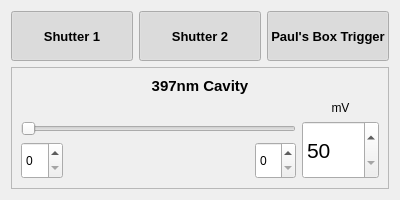
<?xml version="1.0" encoding="UTF-8"?>
<ui version="4.0">
 <class>Form</class>
 <widget class="QWidget" name="Form">
  <property name="geometry">
   <rect>
    <x>0</x>
    <y>0</y>
    <width>400</width>
    <height>200</height>
   </rect>
  </property>
  <property name="maximumSize">
   <size>
    <width>400</width>
    <height>200</height>
   </size>
  </property>
  <property name="windowTitle">
   <string>Form</string>
  </property>
  <layout class="QVBoxLayout" name="verticalLayout" stretch="1,2">
   <item>
    <layout class="QHBoxLayout" name="horizontalLayout">
     <item>
      <widget class="QPushButton" name="shutterOne">
       <property name="sizePolicy">
        <sizepolicy hsizetype="Preferred" vsizetype="Preferred">
         <horstretch>0</horstretch>
         <verstretch>0</verstretch>
        </sizepolicy>
       </property>
       <property name="maximumSize">
        <size>
         <width>16777215</width>
         <height>50</height>
        </size>
       </property>
       <property name="font">
        <font>
         <pointsize>10</pointsize>
         <weight>75</weight>
         <bold>true</bold>
        </font>
       </property>
       <property name="autoFillBackground">
        <bool>true</bool>
       </property>
       <property name="text">
        <string>Shutter 1</string>
       </property>
       <property name="checkable">
        <bool>true</bool>
       </property>
       <property name="checked">
        <bool>true</bool>
       </property>
       <property name="autoDefault">
        <bool>false</bool>
       </property>
       <property name="default">
        <bool>false</bool>
       </property>
       <property name="flat">
        <bool>false</bool>
       </property>
      </widget>
     </item>
     <item>
      <widget class="QPushButton" name="shutterTwo">
       <property name="sizePolicy">
        <sizepolicy hsizetype="Preferred" vsizetype="Preferred">
         <horstretch>0</horstretch>
         <verstretch>0</verstretch>
        </sizepolicy>
       </property>
       <property name="minimumSize">
        <size>
         <width>0</width>
         <height>0</height>
        </size>
       </property>
       <property name="maximumSize">
        <size>
         <width>16777215</width>
         <height>50</height>
        </size>
       </property>
       <property name="font">
        <font>
         <pointsize>10</pointsize>
         <weight>75</weight>
         <bold>true</bold>
        </font>
       </property>
       <property name="autoFillBackground">
        <bool>true</bool>
       </property>
       <property name="text">
        <string>Shutter 2</string>
       </property>
       <property name="checkable">
        <bool>true</bool>
       </property>
       <property name="checked">
        <bool>true</bool>
       </property>
       <property name="autoDefault">
        <bool>false</bool>
       </property>
       <property name="default">
        <bool>false</bool>
       </property>
       <property name="flat">
        <bool>false</bool>
       </property>
      </widget>
     </item>
     <item>
      <widget class="QPushButton" name="shutterThree">
       <property name="sizePolicy">
        <sizepolicy hsizetype="Preferred" vsizetype="Preferred">
         <horstretch>0</horstretch>
         <verstretch>0</verstretch>
        </sizepolicy>
       </property>
       <property name="minimumSize">
        <size>
         <width>0</width>
         <height>0</height>
        </size>
       </property>
       <property name="maximumSize">
        <size>
         <width>16777215</width>
         <height>50</height>
        </size>
       </property>
       <property name="font">
        <font>
         <pointsize>10</pointsize>
         <weight>75</weight>
         <bold>true</bold>
        </font>
       </property>
       <property name="autoFillBackground">
        <bool>true</bool>
       </property>
       <property name="text">
        <string>Paul's Box Trigger</string>
       </property>
       <property name="checkable">
        <bool>true</bool>
       </property>
       <property name="checked">
        <bool>true</bool>
       </property>
       <property name="autoDefault">
        <bool>false</bool>
       </property>
       <property name="default">
        <bool>false</bool>
       </property>
       <property name="flat">
        <bool>false</bool>
       </property>
      </widget>
     </item>
    </layout>
   </item>
   <item>
    <widget class="QFrame" name="frame_2">
     <property name="maximumSize">
      <size>
       <width>521</width>
       <height>143</height>
      </size>
     </property>
     <property name="frameShape">
      <enum>QFrame::StyledPanel</enum>
     </property>
     <property name="frameShadow">
      <enum>QFrame::Sunken</enum>
     </property>
     <layout class="QVBoxLayout" name="verticalLayout_3">
      <item>
       <layout class="QGridLayout" name="gridLayout_2" rowstretch="0,0,0,1">
        <property name="sizeConstraint">
         <enum>QLayout::SetDefaultConstraint</enum>
        </property>
        <item row="2" column="0" colspan="3">
         <widget class="QSlider" name="intensity397Slider">
          <property name="sizePolicy">
           <sizepolicy hsizetype="Preferred" vsizetype="Minimum">
            <horstretch>0</horstretch>
            <verstretch>0</verstretch>
           </sizepolicy>
          </property>
          <property name="font">
           <font>
            <stylestrategy>PreferAntialias</stylestrategy>
           </font>
          </property>
          <property name="minimum">
           <number>50</number>
          </property>
          <property name="maximum">
           <number>1000</number>
          </property>
          <property name="orientation">
           <enum>Qt::Horizontal</enum>
          </property>
         </widget>
        </item>
        <item row="3" column="0">
         <widget class="QSpinBox" name="minintensity397Spin">
          <property name="sizePolicy">
           <sizepolicy hsizetype="Preferred" vsizetype="Expanding">
            <horstretch>0</horstretch>
            <verstretch>0</verstretch>
           </sizepolicy>
          </property>
         </widget>
        </item>
        <item row="3" column="2">
         <widget class="QSpinBox" name="maxintensity397Spin">
          <property name="sizePolicy">
           <sizepolicy hsizetype="Preferred" vsizetype="Expanding">
            <horstretch>0</horstretch>
            <verstretch>0</verstretch>
           </sizepolicy>
          </property>
         </widget>
        </item>
        <item row="1" column="3">
         <widget class="QLabel" name="label_4">
          <property name="sizePolicy">
           <sizepolicy hsizetype="Preferred" vsizetype="Minimum">
            <horstretch>0</horstretch>
            <verstretch>0</verstretch>
           </sizepolicy>
          </property>
          <property name="text">
           <string>mV</string>
          </property>
          <property name="alignment">
           <set>Qt::AlignCenter</set>
          </property>
         </widget>
        </item>
        <item row="3" column="1">
         <spacer name="horizontalSpacer_3">
          <property name="orientation">
           <enum>Qt::Horizontal</enum>
          </property>
          <property name="sizeType">
           <enum>QSizePolicy::Ignored</enum>
          </property>
          <property name="sizeHint" stdset="0">
           <size>
            <width>180</width>
            <height>26</height>
           </size>
          </property>
         </spacer>
        </item>
        <item row="0" column="0" colspan="4">
         <widget class="QLabel" name="label397_2">
          <property name="sizePolicy">
           <sizepolicy hsizetype="Preferred" vsizetype="Minimum">
            <horstretch>0</horstretch>
            <verstretch>0</verstretch>
           </sizepolicy>
          </property>
          <property name="font">
           <font>
            <pointsize>11</pointsize>
            <weight>75</weight>
            <bold>true</bold>
           </font>
          </property>
          <property name="text">
           <string>397nm Cavity</string>
          </property>
          <property name="alignment">
           <set>Qt::AlignCenter</set>
          </property>
         </widget>
        </item>
        <item row="2" column="3" rowspan="2">
         <widget class="QSpinBox" name="intensity397Spin">
          <property name="sizePolicy">
           <sizepolicy hsizetype="Preferred" vsizetype="Expanding">
            <horstretch>0</horstretch>
            <verstretch>0</verstretch>
           </sizepolicy>
          </property>
          <property name="maximumSize">
           <size>
            <width>16777215</width>
            <height>16777215</height>
           </size>
          </property>
          <property name="font">
           <font>
            <pointsize>16</pointsize>
           </font>
          </property>
          <property name="minimum">
           <number>50</number>
          </property>
          <property name="maximum">
           <number>1000</number>
          </property>
         </widget>
        </item>
       </layout>
      </item>
     </layout>
    </widget>
   </item>
  </layout>
 </widget>
 <resources/>
 <connections/>
</ui>
